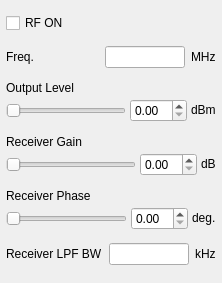
<?xml version="1.0" encoding="UTF-8"?>
<ui version="4.0">
 <class>FrmThamwayPROT</class>
 <widget class="QMainWindow" name="FrmThamwayPROT">
  <property name="geometry">
   <rect>
    <x>0</x>
    <y>0</y>
    <width>222</width>
    <height>283</height>
   </rect>
  </property>
  <property name="windowTitle">
   <string>Signal Generator Control</string>
  </property>
  <widget class="QWidget" name="widget">
   <layout class="QVBoxLayout" name="verticalLayout_5">
    <property name="leftMargin">
     <number>6</number>
    </property>
    <property name="topMargin">
     <number>6</number>
    </property>
    <property name="rightMargin">
     <number>6</number>
    </property>
    <property name="bottomMargin">
     <number>6</number>
    </property>
    <item>
     <layout class="QHBoxLayout" name="horizontalLayout_5">
      <item>
       <widget class="QCheckBox" name="m_ckbRFON">
        <property name="sizePolicy">
         <sizepolicy hsizetype="Fixed" vsizetype="Fixed">
          <horstretch>0</horstretch>
          <verstretch>0</verstretch>
         </sizepolicy>
        </property>
        <property name="text">
         <string>RF ON</string>
        </property>
       </widget>
      </item>
      <item>
       <spacer name="spacer20">
        <property name="orientation">
         <enum>Qt::Horizontal</enum>
        </property>
        <property name="sizeType">
         <enum>QSizePolicy::Expanding</enum>
        </property>
        <property name="sizeHint" stdset="0">
         <size>
          <width>141</width>
          <height>20</height>
         </size>
        </property>
       </spacer>
      </item>
     </layout>
    </item>
    <item>
     <layout class="QHBoxLayout">
      <item>
       <widget class="QLabel" name="textLabel5_3_2">
        <property name="sizePolicy">
         <sizepolicy hsizetype="Preferred" vsizetype="Fixed">
          <horstretch>0</horstretch>
          <verstretch>0</verstretch>
         </sizepolicy>
        </property>
        <property name="text">
         <string>Freq.</string>
        </property>
        <property name="wordWrap">
         <bool>false</bool>
        </property>
       </widget>
      </item>
      <item>
       <layout class="QHBoxLayout">
        <item>
         <widget class="QLineEdit" name="m_edFreq">
          <property name="sizePolicy">
           <sizepolicy hsizetype="Preferred" vsizetype="Fixed">
            <horstretch>0</horstretch>
            <verstretch>0</verstretch>
           </sizepolicy>
          </property>
          <property name="maximumSize">
           <size>
            <width>80</width>
            <height>32767</height>
           </size>
          </property>
         </widget>
        </item>
        <item>
         <widget class="QLabel" name="textLabel2_3_2_3_2">
          <property name="sizePolicy">
           <sizepolicy hsizetype="Fixed" vsizetype="Fixed">
            <horstretch>0</horstretch>
            <verstretch>0</verstretch>
           </sizepolicy>
          </property>
          <property name="text">
           <string>MHz</string>
          </property>
          <property name="wordWrap">
           <bool>false</bool>
          </property>
         </widget>
        </item>
       </layout>
      </item>
     </layout>
    </item>
    <item>
     <layout class="QVBoxLayout" name="verticalLayout">
      <property name="spacing">
       <number>4</number>
      </property>
      <item>
       <widget class="QLabel" name="textLabel5_3">
        <property name="sizePolicy">
         <sizepolicy hsizetype="Preferred" vsizetype="Fixed">
          <horstretch>0</horstretch>
          <verstretch>0</verstretch>
         </sizepolicy>
        </property>
        <property name="text">
         <string>Output Level</string>
        </property>
        <property name="wordWrap">
         <bool>false</bool>
        </property>
       </widget>
      </item>
      <item>
       <layout class="QHBoxLayout" name="horizontalLayout">
        <property name="spacing">
         <number>4</number>
        </property>
        <item>
         <widget class="QSlider" name="m_slOutput">
          <property name="orientation">
           <enum>Qt::Horizontal</enum>
          </property>
         </widget>
        </item>
        <item>
         <widget class="QDoubleSpinBox" name="m_dblOutput"/>
        </item>
        <item>
         <widget class="QLabel" name="textLabel2_3_2_3">
          <property name="sizePolicy">
           <sizepolicy hsizetype="Fixed" vsizetype="Fixed">
            <horstretch>0</horstretch>
            <verstretch>0</verstretch>
           </sizepolicy>
          </property>
          <property name="text">
           <string>dBm</string>
          </property>
          <property name="wordWrap">
           <bool>false</bool>
          </property>
         </widget>
        </item>
       </layout>
      </item>
     </layout>
    </item>
    <item>
     <layout class="QVBoxLayout" name="verticalLayout_2">
      <property name="spacing">
       <number>4</number>
      </property>
      <item>
       <widget class="QLabel" name="textLabel5_4">
        <property name="sizePolicy">
         <sizepolicy hsizetype="Preferred" vsizetype="Fixed">
          <horstretch>0</horstretch>
          <verstretch>0</verstretch>
         </sizepolicy>
        </property>
        <property name="text">
         <string>Receiver Gain</string>
        </property>
        <property name="wordWrap">
         <bool>false</bool>
        </property>
       </widget>
      </item>
      <item>
       <layout class="QHBoxLayout" name="horizontalLayout_2">
        <property name="spacing">
         <number>4</number>
        </property>
        <item>
         <widget class="QSlider" name="m_slRXGain">
          <property name="orientation">
           <enum>Qt::Horizontal</enum>
          </property>
         </widget>
        </item>
        <item>
         <widget class="QDoubleSpinBox" name="m_dblRXGain"/>
        </item>
        <item>
         <widget class="QLabel" name="textLabel2_3_2_4">
          <property name="sizePolicy">
           <sizepolicy hsizetype="Fixed" vsizetype="Fixed">
            <horstretch>0</horstretch>
            <verstretch>0</verstretch>
           </sizepolicy>
          </property>
          <property name="text">
           <string>dB</string>
          </property>
          <property name="wordWrap">
           <bool>false</bool>
          </property>
         </widget>
        </item>
       </layout>
      </item>
     </layout>
    </item>
    <item>
     <layout class="QVBoxLayout" name="verticalLayout_4">
      <property name="spacing">
       <number>4</number>
      </property>
      <item>
       <widget class="QLabel" name="textLabel5_6">
        <property name="sizePolicy">
         <sizepolicy hsizetype="Preferred" vsizetype="Fixed">
          <horstretch>0</horstretch>
          <verstretch>0</verstretch>
         </sizepolicy>
        </property>
        <property name="text">
         <string>Receiver Phase</string>
        </property>
        <property name="wordWrap">
         <bool>false</bool>
        </property>
       </widget>
      </item>
      <item>
       <layout class="QHBoxLayout" name="horizontalLayout_4">
        <property name="spacing">
         <number>4</number>
        </property>
        <item>
         <widget class="QSlider" name="m_slRXPhase">
          <property name="orientation">
           <enum>Qt::Horizontal</enum>
          </property>
         </widget>
        </item>
        <item>
         <widget class="QDoubleSpinBox" name="m_dblRXPhase"/>
        </item>
        <item>
         <widget class="QLabel" name="textLabel2_3_2_6">
          <property name="sizePolicy">
           <sizepolicy hsizetype="Fixed" vsizetype="Fixed">
            <horstretch>0</horstretch>
            <verstretch>0</verstretch>
           </sizepolicy>
          </property>
          <property name="text">
           <string>deg.</string>
          </property>
          <property name="wordWrap">
           <bool>false</bool>
          </property>
         </widget>
        </item>
       </layout>
      </item>
     </layout>
    </item>
    <item>
     <layout class="QHBoxLayout" name="_2">
      <item>
       <widget class="QLabel" name="textLabel5_3_3">
        <property name="sizePolicy">
         <sizepolicy hsizetype="Preferred" vsizetype="Fixed">
          <horstretch>0</horstretch>
          <verstretch>0</verstretch>
         </sizepolicy>
        </property>
        <property name="text">
         <string>Receiver LPF BW</string>
        </property>
        <property name="wordWrap">
         <bool>false</bool>
        </property>
       </widget>
      </item>
      <item>
       <layout class="QHBoxLayout" name="_3">
        <item>
         <widget class="QLineEdit" name="m_edRXLPFBW">
          <property name="sizePolicy">
           <sizepolicy hsizetype="Preferred" vsizetype="Fixed">
            <horstretch>0</horstretch>
            <verstretch>0</verstretch>
           </sizepolicy>
          </property>
          <property name="maximumSize">
           <size>
            <width>80</width>
            <height>32767</height>
           </size>
          </property>
         </widget>
        </item>
        <item>
         <widget class="QLabel" name="textLabel2_3_2_3_3">
          <property name="sizePolicy">
           <sizepolicy hsizetype="Fixed" vsizetype="Fixed">
            <horstretch>0</horstretch>
            <verstretch>0</verstretch>
           </sizepolicy>
          </property>
          <property name="text">
           <string>kHz</string>
          </property>
          <property name="wordWrap">
           <bool>false</bool>
          </property>
         </widget>
        </item>
       </layout>
      </item>
     </layout>
    </item>
   </layout>
  </widget>
 </widget>
 <layoutdefault spacing="6" margin="11"/>
 <pixmapfunction>qPixmapFromMimeSource</pixmapfunction>
 <tabstops>
  <tabstop>m_ckbRFON</tabstop>
  <tabstop>m_edFreq</tabstop>
 </tabstops>
 <resources/>
 <connections/>
</ui>
